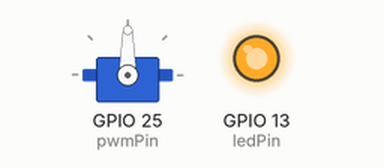
Simulated run of this program. Board: ESP32. Parts: servo, output pins drawn as LEDs (lit = HIGH).

Above: at 0.1 s.
At 16.1 s:
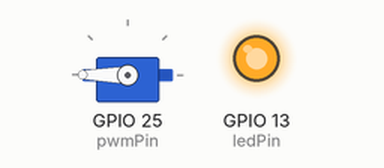
At 30.1 s:
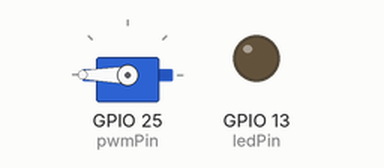
At 59.1 s:
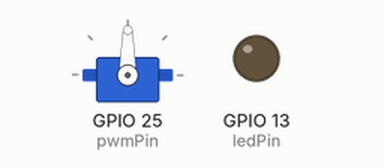
Timing chart, 0 to 60.6 s (numbered marks = the images above):
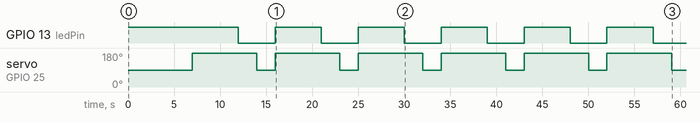

The program:

main.cpp
```cpp
#include <Servo.h>
#include <Arduino.h>

//#include <micro_ros_arduino.h>

// Pin definitions
const int pwmPin = 25;          // PWM output to ESC
const int ledPin = 13;          // Onboard LED

// ESC pulse width limits
const int pulseMin = 1100;      // full reverse
const int pulseNeutral = 1500;  // stop
const int pulseMax = 1900;      // full forward
/*
//================================================================================
// runAngle Range
// 0 - Full Reverse, 90 - Stop, 180 - Full Forward
//
// Pulse Width Range
// 1100 - Full Reverse, 1500 - Stop, 1900 - Full Forward
//
//================================================================================
*/
// Thruster run parameters
const int runAngle = 180;
const unsigned long runDuration = 5000; // 5 seconds

// Test parameters for different write rates
struct RateTest {
  const char* name;
  int frequencyHz;        // Update frequency in Hz
  int delayMicroseconds;  // Delay between writes in microseconds
};

// Define different rates to test (Hz)
RateTest rateTests[] = {
  {"Low rate",     1,   1000000}, // 1 Hz (once per second)
  {"Medium rate",  10,  100000},  // 10 Hz
  {"Standard",     50,  20000},   // 50 Hz (typical servo rate)
  {"Fast",         100, 10000},   // 100 Hz
  {"Very Fast",    200, 5000},    // 200 Hz
  {"Extreme",      500, 2000}     // 500 Hz
};

const int numTests = sizeof(rateTests) / sizeof(rateTests[0]);

Servo thruster;
/*
//================================================================================
// map Function
//
// map(angle, 0, 180, pulseMin, pulseMax)
// pulseMin = 1100
// pulseMax = 1900
// angle - range = 0 - 180
//         Where: 0 - Full Reverse, 90 - Stop, 180 - Full Forward
//================================================================================
*/
// Helper to convert angle back to pulse width (for display)
int angleToPulse(int angle) {
  return map(angle, 0, 180, pulseMin, pulseMax);
}

void runTest(const RateTest& test, int pulseWidth) {

  digitalWrite(ledPin, HIGH);  // LED on during test

  // Calculate number of iterations for 5 seconds
  int iterations = test.frequencyHz * 5;

  // Variables for timing and monitoring
  unsigned long startTime = micros();
  unsigned long lastPrintTime = 0;
  int actualIterations = 0;

  // Run at specified rate for 5 seconds
  for (int i = 0; i < iterations; i++) {
    unsigned long loopStart = micros();

    // Write to ESC
    thruster.writeMicroseconds(pulseWidth);
    actualIterations++;

    // Print status every second
    if (millis() - lastPrintTime >= 1000) {
      lastPrintTime = millis();
      float elapsedSec = (micros() - startTime) / 1000000.0;
    }

    // Precise timing delay
    unsigned long elapsed = micros() - loopStart;
    if (elapsed < test.delayMicroseconds) {
      delayMicroseconds(test.delayMicroseconds - elapsed);
    }
  }

  unsigned long totalTime = micros() - startTime;
  float actualRate = (actualIterations * 1000000.0) / totalTime;

  digitalWrite(ledPin, LOW);
  delay(2000);  // Pause between tests
}

void setup() {
  //Serial.begin(115200);
  //while (!Serial); // Wait for serial port (optional, for native USB)
  pinMode(ledPin, OUTPUT);
  digitalWrite(ledPin, HIGH);   // LED on = system powered

  // Attach ESC with min and max pulse widths
  thruster.attach(pwmPin, pulseMin, pulseMax);

  // Set neutral (1500 µs) to arm the ESC
  thruster.writeMicroseconds(pulseNeutral);
  delay(5000);                  // arming delay

  int testPulse = angleToPulse(runAngle);

  // Run through all rate tests
  for (int i = 0; i < numTests; i++) {
    // Return to neutral between tests
    thruster.writeMicroseconds(pulseNeutral);
    delay(2000);

    // Run the test
    runTest(rateTests[i], testPulse);
  }

  // Stop thruster
  thruster.writeMicroseconds(pulseNeutral);

  digitalWrite(ledPin, LOW);

}

void loop() {
  // Nothing here – sequence runs once
}
```

Measured:
- by itself, servo on GPIO 25 (pwmPin): alternates 180° for 7.0 s and 90° for 2.0 s, 12 changes in all, then stays 90°
